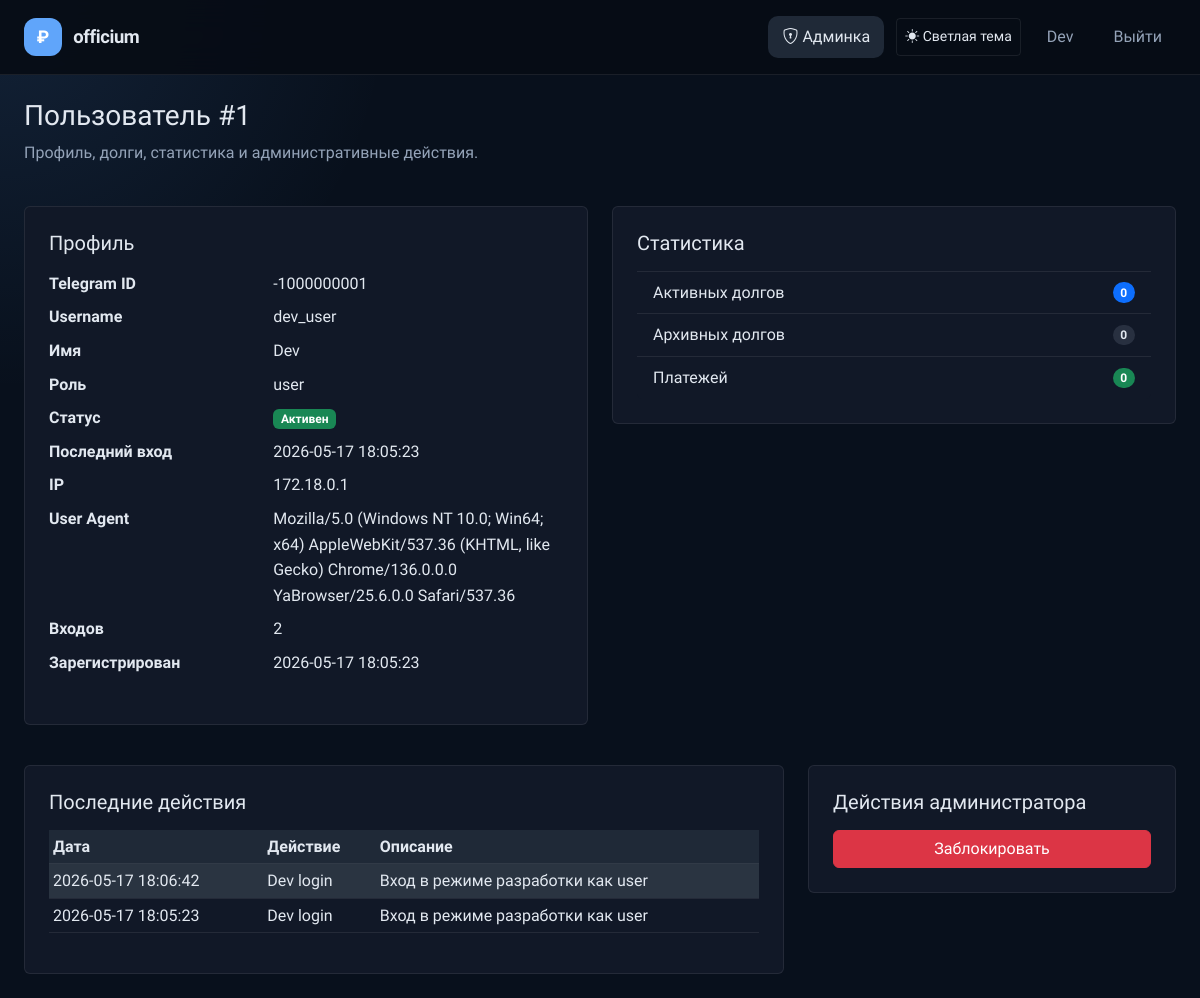
/admin/users/1 (signed in), run on an earlier commit of the app's database.
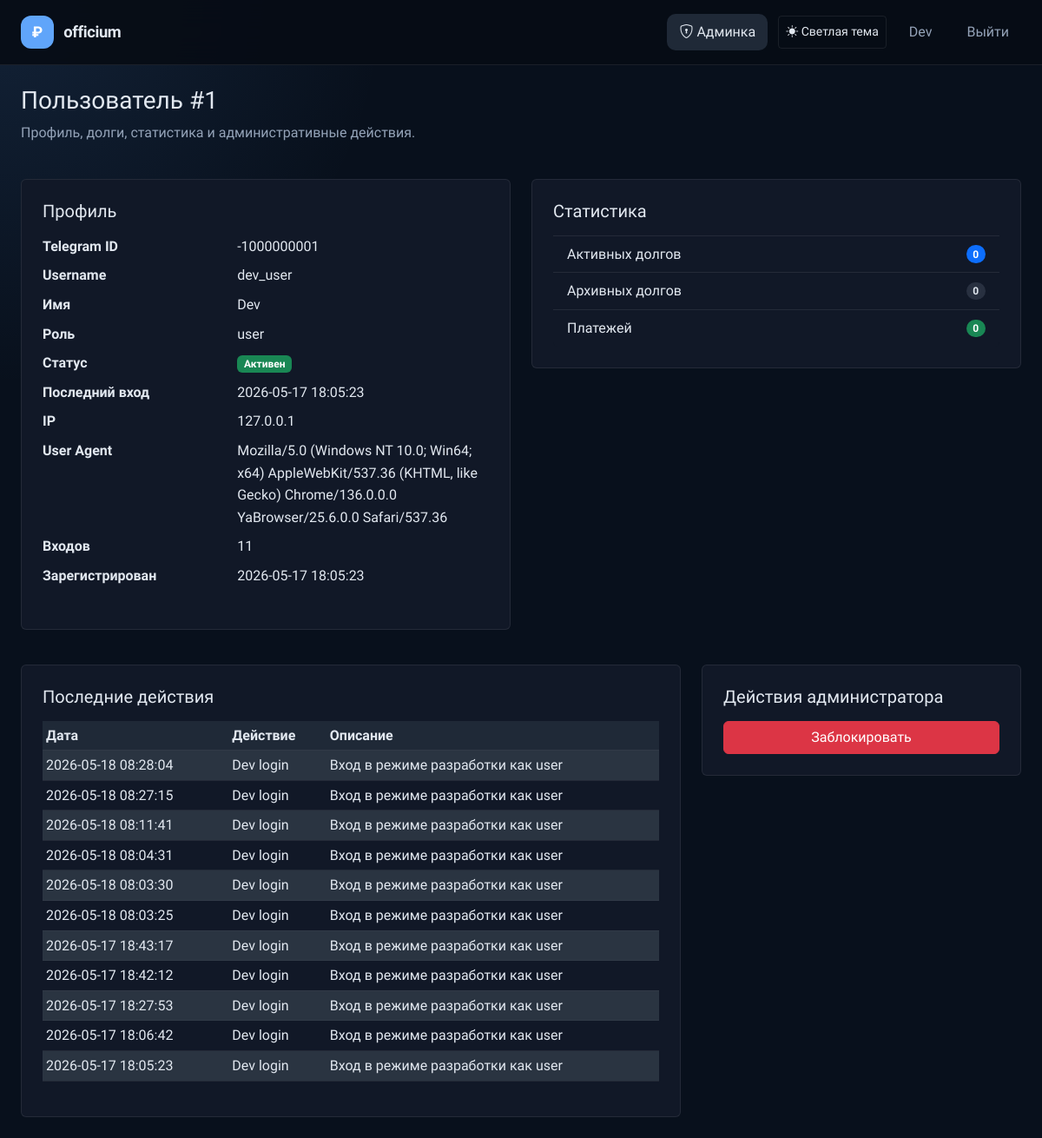
And on a later commit of the database.
### app/models.py (models this page shows, shortened)
class User(UserMixin, db.Model):
    __tablename__ = 'users'
    id = db.Column(db.Integer, primary_key=True)
    telegram_id = db.Column(db.BigInteger, unique=True, nullable=False)
    username = db.Column(db.String(80), nullable=True)
    first_name = db.Column(db.String(100), nullable=True)
    last_name = db.Column(db.String(100), nullable=True)
    photo_url = db.Column(db.String(255), nullable=True)
    auth_date = db.Column(db.DateTime, nullable=True)
    created_at = db.Column(db.DateTime, default=datetime.utcnow, nullable=False)
    role = db.Column(db.Enum('user', 'admin', 'superadmin'), nullable=False, default='user')
    is_blocked = db.Column(db.Boolean, default=False, nullable=False)
    last_login_ip = db.Column(db.String(100), nullable=True)
    last_user_agent = db.Column(db.Text, nullable=True)
    login_count = db.Column(db.Integer, default=0, nullable=False)
    google_id = db.Column(db.String(50), unique=True, nullable=True)
    email = db.Column(db.String(120), nullable=True, index=True)
    avatar_url = db.Column(db.String(255), nullable=True)
    debts = db.relationship('Debt', back_populates='user', lazy=True, cascade='all, delete-orphan')
    incomes = db.relationship('Income', back_populates='user', lazy=True, cascade='all, delete-orphan')
    expenses = db.relationship('Expense', back_populates='user', lazy=True, cascade='all, delete-orphan')
    activity_logs = db.relationship('ActivityLog', back_populates='user', lazy=True, cascade='all, delete-orphan')
    @property
    def is_admin(self):
        return self.role in ('admin', 'superadmin')
    @property
    def is_superadmin(self):
        return self.role == 'superadmin'

class ActivityLog(db.Model):
    __tablename__ = 'activity_logs'
    id = db.Column(db.Integer, primary_key=True)
    user_id = db.Column(db.Integer, db.ForeignKey('users.id'), nullable=True)
    action = db.Column(db.String(100), nullable=False)
    entity_type = db.Column(db.String(50), nullable=True)
    entity_id = db.Column(db.Integer, nullable=True)
    description = db.Column(db.Text, nullable=True)
    ip_address = db.Column(db.String(100), nullable=True)
    user_agent = db.Column(db.Text, nullable=True)
    created_at = db.Column(db.DateTime, default=datetime.utcnow)
    user = db.relationship('User', back_populates='activity_logs')

### app/routes/admin.py (the view, shortened to what this page needs)
    @app.route('/admin/users/<int:user_id>', methods=['GET', 'POST'])
    @admin_required
    def admin_user_detail(user_id):
        user = User.query.get_or_404(user_id)
        active_debts = Debt.query.filter_by(user_id=user.id, status='active').count()
        archived_debts = Debt.query.filter_by(user_id=user.id, status='archived').count()
        payments = Payment.query.join(Debt).filter(Debt.user_id == user.id).count()
        recent_actions = ActivityLog.query.filter_by(user_id=user.id).order_by(ActivityLog.created_at.desc()).limit(20).all()
        return render_template('admin_user_detail.html', user=user, active_debts=active_debts, archived_debts=archived_debts, payments=payments, recent_actions=recent_actions, success_message=request.args.get('success'))

### app/utils.py (called while the page is built)
def get_setting(key, default=None):
    try:
        setting = AppSetting.query.filter_by(key=key).first()
        return setting.value if setting else default
    except Exception:
        return default

def get_dictionary_values(dictionary_type):
    try:
        entries = DictionaryEntry.query.filter_by(dictionary_type=dictionary_type, is_active=True).order_by(DictionaryEntry.value.asc()).all()
        return [entry.value for entry in entries]
    except Exception:
        return []

def admin_required(view):
    @wraps(view)
    def wrapper(*args, **kwargs):
        if not getattr(current_user, 'is_authenticated', False) or not getattr(current_user, 'is_admin', False):
            return redirect(url_for('index'))
        return view(*args, **kwargs)
    return wrapper

### templates/admin_user_detail.html (shortened to what the changed rows need)
{% extends 'base.html' %}
{% block content %}
<div class="d-flex justify-content-between align-items-start mb-4">
    <div>
        <h1 class="h3">Пользователь #{{ user.id }}</h1>
        <p class="text-muted">Профиль, долги, статистика и административные действия.</p>
    </div>
</div>
<div class="row g-4">
    <div class="col-lg-6">
        <div class="card p-4">
            <dl class="row">
                <dt class="col-5">Telegram ID</dt>
                <dd class="col-7">{{ user.telegram_id }}</dd>
                <dt class="col-5">Username</dt>
                <dd class="col-7">{{ user.username or '—' }}</dd>
                <dt class="col-5">Имя</dt>
                <dd class="col-7">{{ user.first_name or '—' }}</dd>
                <dt class="col-5">Роль</dt>
                <dd class="col-7">{{ user.role }}</dd>
                <dt class="col-5">Статус</dt>
                <dd class="col-7">{% if user.is_blocked %}<span class="badge bg-danger">Заблокирован</span>{% else %}<span class="badge bg-success">Активен</span>{% endif %}</dd>
                <dt class="col-5">Последний вход</dt>
                <dd class="col-7">{{ user.auth_date.strftime('%Y-%m-%d %H:%M:%S') if user.auth_date else '—' }}</dd>
                <dt class="col-5">IP</dt>
                <dd class="col-7">{{ user.last_login_ip or '—' }}</dd>
                <dt class="col-5">User Agent</dt>
                <dd class="col-7">{{ user.last_user_agent or '—' }}</dd>
                <dt class="col-5">Входов</dt>
                <dd class="col-7">{{ user.login_count }}</dd>
                <dt class="col-5">Зарегистрирован</dt>
                <dd class="col-7">{{ user.created_at.strftime('%Y-%m-%d %H:%M:%S') if user.created_at else '—' }}</dd>
            </dl>
        </div>
    </div>
</div>
<div class="row g-4 mt-3">
    <div class="col-lg-8">
        <div class="card p-4">
            <div class="table-responsive">
                <table class="table table-sm table-striped align-middle">
                    <thead>
                        <tr>
                            <th>Дата</th>
                            <th>Действие</th>
                            <th>Описание</th>
                        </tr>
                    </thead>
                    <tbody>
                        {% for action in recent_actions %}
                        <tr>
                            <td>{{ action.created_at.strftime('%Y-%m-%d %H:%M:%S') }}</td>
                            <td>{{ action.action }}</td>
                            <td>{{ action.description or '—' }}</td>
                        </tr>
                        {% else %}
                        <tr>
                            <td colspan="3" class="text-center text-muted">Нет действий.</td>
                        </tr>
                        {% endfor %}
                    </tbody>
                </table>
            </div>
        </div>
    </div>
</div>
{% endblock %}

What changed in the data, as far as the page shows it:
changed User "dev_user": last_login_ip "172.18.0.1" → "127.0.0.1"; login_count "2" → "11"
added ActivityLog: created_at "2026-05-18 08:28:04", action "Dev login", description "Вход в режиме разработки как user"
added ActivityLog: created_at "2026-05-18 08:27:15", action "Dev login", description "Вход в режиме разработки как user"
added ActivityLog: created_at "2026-05-18 08:11:41", action "Dev login", description "Вход в режиме разработки как user"
added ActivityLog: created_at "2026-05-18 08:04:31", action "Dev login", description "Вход в режиме разработки как user"
added ActivityLog: created_at "2026-05-18 08:03:30", action "Dev login", description "Вход в режиме разработки как user"
added ActivityLog: created_at "2026-05-18 08:03:25", action "Dev login", description "Вход в режиме разработки как user"
added ActivityLog: created_at "2026-05-17 18:43:17", action "Dev login", description "Вход в режиме разработки как user"
added ActivityLog: created_at "2026-05-17 18:42:12", action "Dev login", description "Вход в режиме разработки как user"
added ActivityLog: created_at "2026-05-17 18:27:53", action "Dev login", description "Вход в режиме разработки как user"
